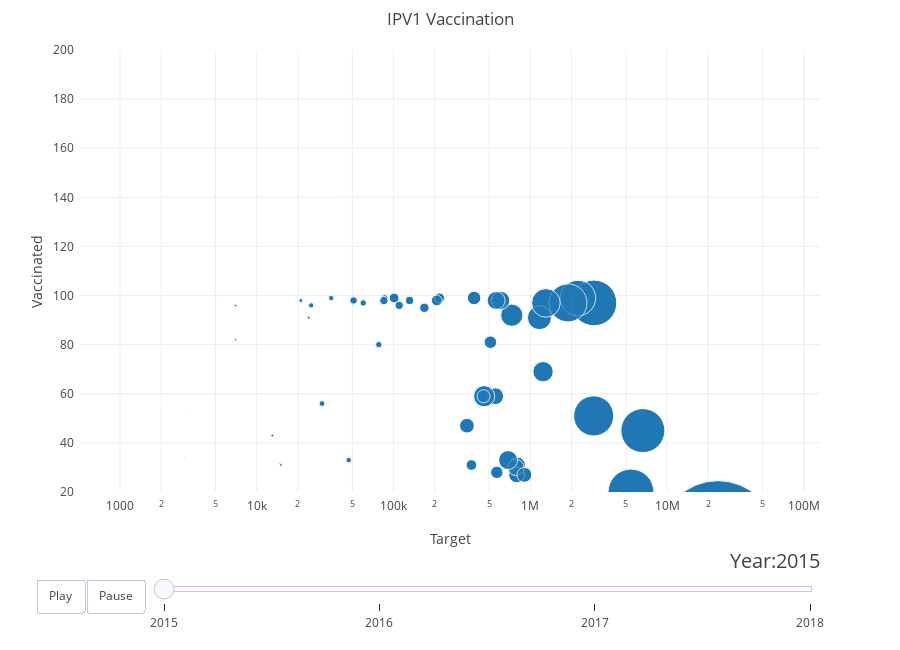

The code cell stored with this chart in its notebook:
### Code cell
from bubbly.bubbly import make_grid, set_layout, get_trace

# Define the new variable
size_column = 'values' 

# Make the grid
years = dataset[time_column].unique()

col_name_template = '{}+{}_grid'
column_names = [x_column, y_column, bubble_column, size_column]
grid = make_grid(dataset, column_names, time_column, years)
    
# Set the layout
figure, sliders_dict = set_layout(x_title='Target', y_title='Vaccinated', 
            title='IPV1 Vaccination', x_logscale=True, y_logscale=False, 
            show_slider=True, slider_scale=years, show_button=True, show_legend=False, 
            height=650)
# Add the base frame
year = min(years)
col_name_template_year = col_name_template.format(year, {})
trace = get_trace(grid=grid, col_name_template=col_name_template_year, 
                    x_column=x_column, y_column=y_column, 
                    bubble_column=bubble_column, size_column=size_column)
figure['data'].append(trace)


# Add time frames
for year in years:
    frame = {'data': [], 'name': str(year)}
    col_name_template_year = col_name_template.format(year, {})
    trace = get_trace(grid=grid, col_name_template=col_name_template_year, 
                    x_column=x_column, y_column=y_column, 
                    bubble_column=bubble_column, size_column=size_column)
    frame['data'].append(trace)
    figure['frames'].append(frame) 
    add_slider_steps(sliders_dict, year)

# Set the layout once more
figure['layout']['xaxis']['autorange'] = True
figure['layout']['yaxis']['range'] = [20, 200]
figure['layout']['sliders'] = [sliders_dict]

#print(frame)
# Plot the animation
plotly.offline.iplot(figure, config={'scrollzoom': True})

### Figure 1 — Plotly figure (JSON) as saved in the notebook; plotly's stock layout.template omitted (floating-point values rounded to 4 significant figures; data arrays with more than 128 entries replaced by an {"elided": "..."} marker saying what was removed)
{"data": [{"marker": {"size": {"elided": "1540 int values"}, "sizemode": "area", "sizeref": 200000}, "mode": "markers", "text": {"elided": "1540 str values"}, "type": "scatter", "uid": "eedc44e8-f287-4a8c-8254-3b91aec348e6", "x": {"elided": "1540 int values"}, "y": {"elided": "1540 int values"}}], "layout": {"height": 650, "hovermode": "closest", "margin": {"b": 50, "pad": 5, "t": 50}, "showlegend": false, "sliders": [{"active": 0, "currentvalue": {"font": {"size": 20}, "prefix": "Year:", "visible": true, "xanchor": "right"}, "len": 0.9, "pad": {"b": 10, "t": 50}, "steps": [{"args": [[2015], {"frame": {"duration": 300, "redraw": false}, "mode": "immediate", "transition": {"duration": 300}}], "label": "2015", "method": "animate"}, {"args": [[2016], {"frame": {"duration": 300, "redraw": false}, "mode": "immediate", "transition": {"duration": 300}}], "label": "2016", "method": "animate"}, {"args": [[2017], {"frame": {"duration": 300, "redraw": false}, "mode": "immediate", "transition": {"duration": 300}}], "label": "2017", "method": "animate"}, {"args": [[2018], {"frame": {"duration": 300, "redraw": false}, "mode": "immediate", "transition": {"duration": 300}}], "label": "2018", "method": "animate"}], "transition": {"duration": 300, "easing": "cubic-in-out"}, "x": 0.1, "xanchor": "left", "y": 0, "yanchor": "top"}], "title": {"text": "IPV1 Vaccination"}, "updatemenus": [{"buttons": [{"args": [null, {"frame": {"duration": 500, "redraw": false}, "fromcurrent": true, "transition": {"duration": 300, "easing": "quadratic-in-out"}}], "label": "Play", "method": "animate"}, {"args": [[null], {"frame": {"duration": 0, "redraw": false}, "mode": "immediate", "transition": {"duration": 0}}], "label": "Pause", "method": "animate"}], "direction": "left", "pad": {"r": 10, "t": 87}, "showactive": false, "type": "buttons", "x": 0.1, "xanchor": "right", "y": 0, "yanchor": "top"}], "xaxis": {"autorange": true, "title": {"text": "Target"}, "type": "log"}, "yaxis": {"autorange": false, "range": [20, 200], "title": {"text": "Vaccinated"}}}}
